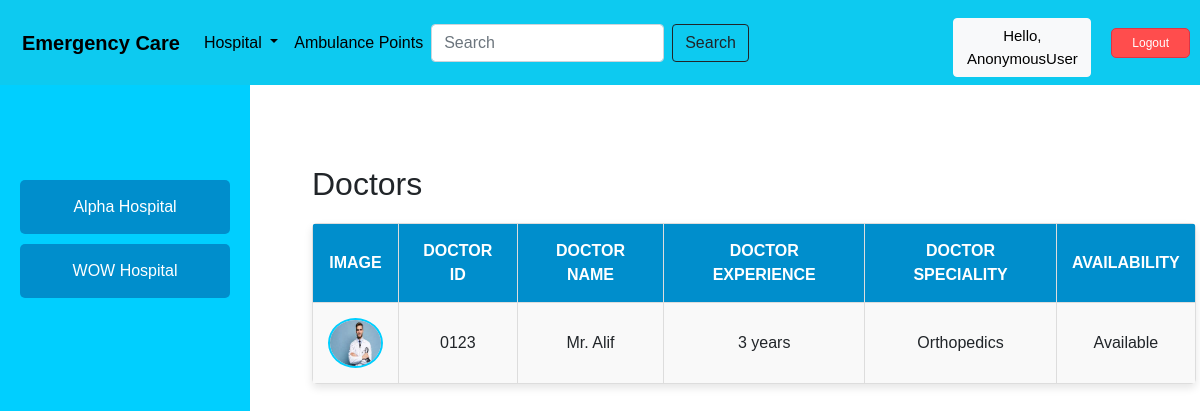
Page /DoctorList/ on the earlier database version.
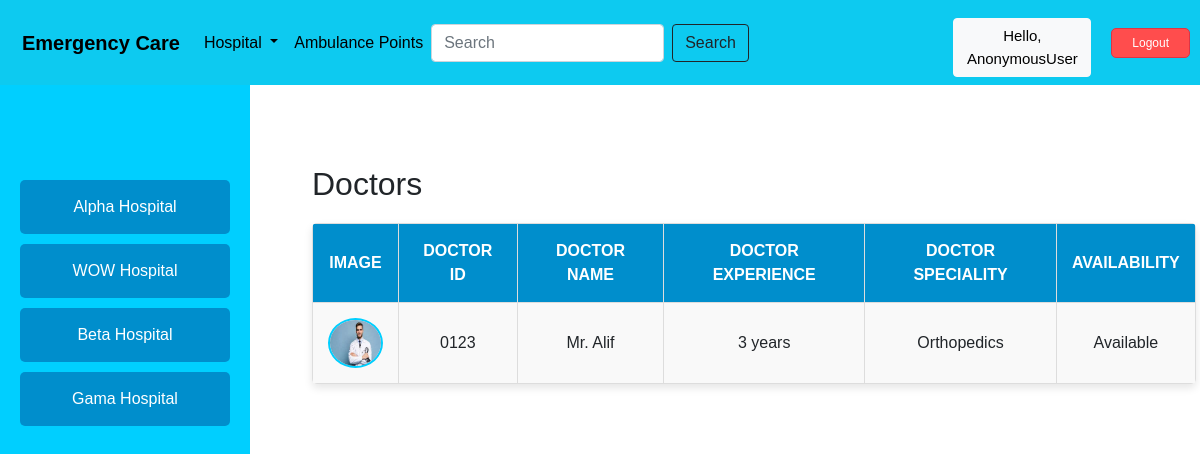
Same page on the later database version.
### emergencycare/models.py (models this page shows, shortened)
class DoctorList(models.Model):
    H_Name = models.ForeignKey(Hospital, on_delete=models.CASCADE, blank=True, null=True)
    D_ID = models.CharField(max_length=200, blank=True, null=True)
    D_Name = models.CharField(max_length=200, blank=True, null=True)
    D_Experience = models.CharField(max_length=200, blank=True, null=True)
    D_Speciality = models.CharField(max_length=200, blank=True, null=True)
    status_availabilty = (
       ('Available','Available'),
        ('Not Available', 'Not Available'),
    )
    Availability = models.CharField(max_length=100, choices=status_availabilty,blank=True,null=True)
    image = models.ImageField(upload_to='images/', blank=True, null=True, default='images/default.jpg')

class Hospital(models.Model):
    H_ID = models.CharField(max_length=200)
    H_name = models.CharField(max_length=200)
    Area_name = models.ForeignKey(Location, on_delete=models.CASCADE)
    image = models.ImageField(upload_to='images/',blank=True, null=True, default='images/default.jpg')
    def __str__(self):
        return self.H_name

### emergencycare/views.py (the view)
# urls.py: path('DoctorList/',e_views.doctorlist,name='DoctorList'),
def doctorlist(request):
    doctorlist = DoctorList.objects.all()
    context = {
        'doctorlist': doctorlist,
    }
    return render(request, 'DoctorList.html', context=context)

### templates/DoctorList.html (shortened to what this page needs)
{% extends 'Home.html' %}
{% block content %}
{% load static %}
<div class="container">
    <div class="sidebar">
        <ul>
            {% for hospital in doctorlist %}
            <li onclick="filterDoctors('{{ hospital.H_Name }}')">{{ hospital.H_Name }}</li>
            {% endfor %}
        </ul>
    </div>
    <div class="content">
        <h2>Doctors</h2>
        <table>
            <thead>
                <tr>
                    <th>Image</th>
                    <th>Doctor ID</th>
                    <th>Doctor Name</th>
                    <th>Doctor Experience</th>
                    <th>Doctor Speciality</th>
                    <th>Availability</th>
                </tr>
            </thead>
            <tbody id="doctorList">
                {% for d in doctorlist %}
                <tr data-hospital="{{ d.H_Name }}">
                    <td><img src="{{ d.image.url }}"></td>
                    <td>{{ d.D_ID }}</td>
                    <td>{{ d.D_Name }}</td>
                    <td>{{ d.D_Experience }}</td>
                    <td>{{ d.D_Speciality }}</td>
                    <td>{{ d.Availability }}</td>
                </tr>
                {% endfor %}
            </tbody>
        </table>
    </div>
</div>
{% endblock %}

Differences in the rows shown:
added DoctorList: H_Name "Beta Hospital"
added DoctorList: H_Name "Gama Hospital"
